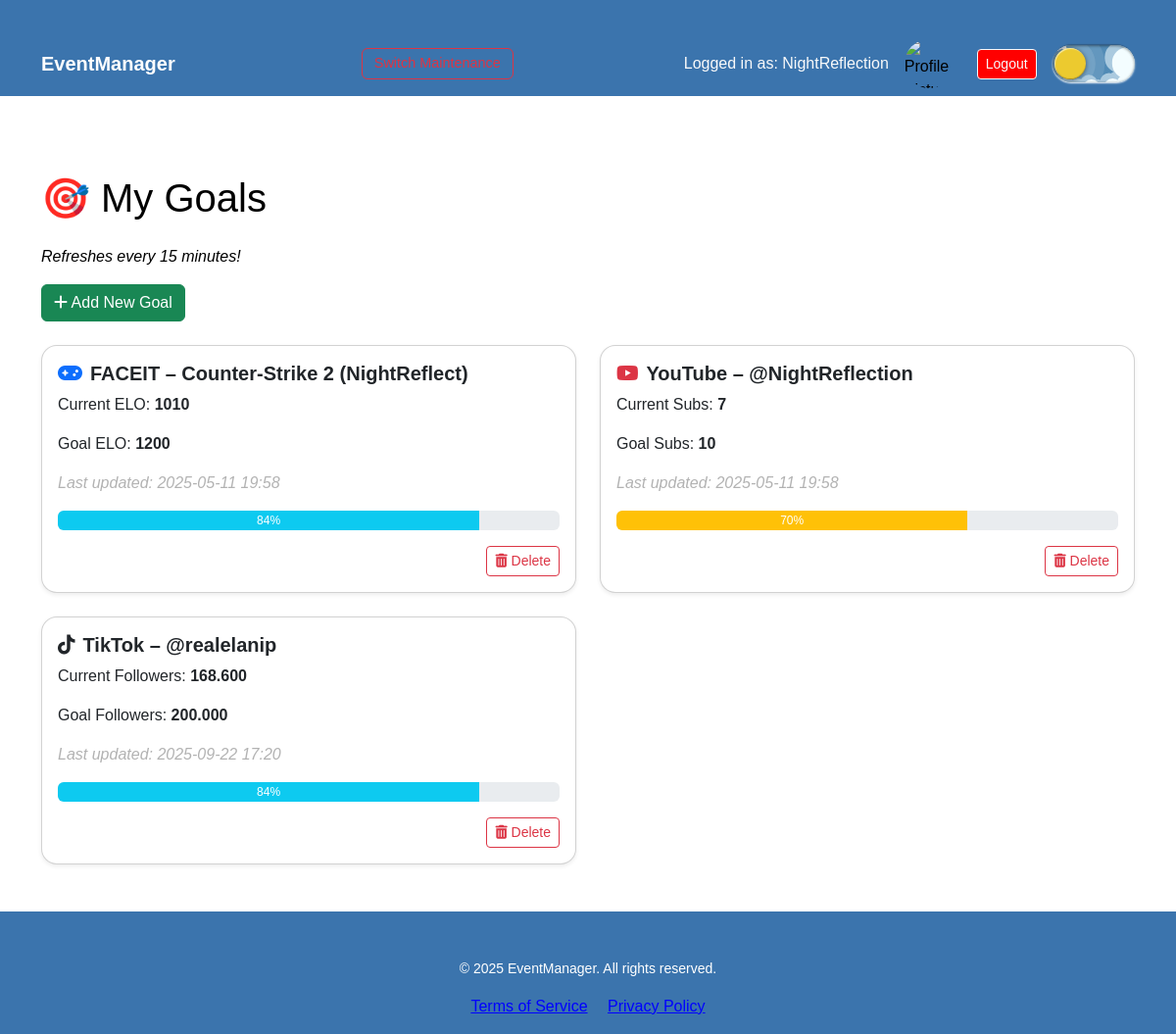
Page /goals (signed in) on the committed database.
### main.py (models this page shows)
class User(db.Model):
    id = db.Column(db.Integer, primary_key=True)
    username = db.Column(db.String(50), unique=False, nullable=False)
    email = db.Column(db.String(100), unique=True, nullable=False)
    password = db.Column(db.String(255), nullable=False)
    phone_number = db.Column(db.String(255), unique=True, nullable=True)
    premium = db.Column(db.Boolean, default=False)
    timezone = db.Column(db.String(50), nullable=True)
    pfp = db.Column(db.LargeBinary, nullable=True)
    role = db.Column(db.String(50), nullable=True)

class Goal(db.Model):
    id = db.Column(db.Integer, primary_key=True)
    nickname = db.Column(db.String(80))
    game = db.Column(db.String(50), nullable=True)
    game_name = db.Column(db.String(50), nullable=True)
    current_elo = db.Column(db.Integer)
    goal_elo = db.Column(db.Integer)
    platform = db.Column(db.String(20))
    custom_name = db.Column(db.String(100), nullable=True)
    last_updated = db.Column(db.DateTime(timezone=True), server_default=db.func.now())
    user_id = db.Column(db.Integer, db.ForeignKey('user.id'), nullable=False)
    user = db.relationship('User', backref=db.backref('goals', lazy=True))
    def progress(self):
        if self.goal_elo == 0:
            return 0
        return min(100, int((self.current_elo / self.goal_elo) * 100))

### main.py (the view, shortened to what this page needs)
@app.route('/goals', methods=['GET', 'POST'])
def goals():
    error = None
    user = User.query.get(session['user_id']) if 'user_id' in session else None
    goals_list = Goal.query.filter_by(user_id=user.id).all() if user else []
    return render_template("goals.html", goals=goals_list, faceit_games=FACEIT_GAMES, user=user)

### main.py (called while the page is built)
@app.context_processor
def inject_user():
    user = None
    if 'user_id' in session:
        user = User.query.get(session['user_id'])
    return dict(user=user)

@app.before_request
def maintenance():
    if request.endpoint in ["toggle_maintenance", "terms_of_service", "privacy_policy"]:
        return
    if not MAINTENANCE_MODE:
        return
    if 'user_id' in session:
        user = User.query.get(session['user_id'])
        if user and user.role == "admin":
            return
    return render_template("maintenance.html"), 503

@app.template_filter('localtime')
def localtime_filter(utc_dt, tz_str):
    if not utc_dt or not tz_str:
        return utc_dt
    try:
        local_dt = utc_dt.replace(tzinfo=ZoneInfo("UTC")).astimezone(ZoneInfo(tz_str))
        return local_dt.strftime('%Y-%m-%d %H:%M')
    except Exception:
        return utc_dt.strftime('%Y-%m-%d %H:%M')

### templates/goals.html (shortened to what this page needs)
{% extends "base.html" %}
{% block content %}
<h1 class="mb-4">🎯 My Goals</h1>
<p><i>Refreshes every 15 minutes!</i></p>
<button class="btn btn-success mb-4" type="button" data-bs-toggle="collapse" data-bs-target="#addGoalForm" aria-expanded="false" aria-controls="addGoalForm">
    <i class="fas fa-plus"></i> Add New Goal
</button>
<div class="row row-cols-1 row-cols-md-2 g-4">
    {% for goal in goals %}
        <div class="col">
            <div class="card shadow-sm">
                <div class="card-body">
                    <h5 class="card-title">
                        {% if goal.platform == 'faceit' %}
                            <i class="fas fa-gamepad me-2 text-primary"></i>FACEIT – {{ goal.game_name }} ({{ goal.nickname }})
                        {% elif goal.platform == 'youtube' %}
                            <i class="fab fa-youtube me-2 text-danger"></i>YouTube – {{ goal.nickname }}
                        {% elif goal.platform == 'tiktok' %}
                            <i class="fab fa-tiktok me-2 text-dark"></i>TikTok – @{{ goal.nickname }}
                        {% elif goal.platform == 'custom' %}
                            <i class="fas fa-bullseye me-2 text-success"></i>{{ goal.custom_name }}
                        {% endif %}
                    </h5>
                    {% if goal.platform == 'faceit' %}
                        <p>Current ELO: <strong>{{ goal.current_elo }}</strong></p>
                        <p>Goal ELO: <strong>{{ goal.goal_elo }}</strong></p>
                    {% elif goal.platform == 'youtube' %}
                        {% if goal.current_elo >= 10000 %}
                            <p>Current Subs: <strong>~{{ "{:,.0f}".format(goal.current_elo).replace(',', '.') }}</strong> <small class="text-muted">(approx.)</small></p>
                        {% else %}
                            <p>Current Subs: <strong>{{ "{:,.0f}".format(goal.current_elo).replace(',', '.') }}</strong></p>
                        {% endif %}
                        <p>Goal Subs: <strong>{{ "{:,.0f}".format(goal.goal_elo).replace(',', '.') }}</strong></p>
                    {% elif goal.platform == 'tiktok' %}
                        <p>Current Followers:
                            {% if goal.current_elo == 1 %}
                                <em>Fetching...</em>
                            {% else %}
                                <strong>{{ "{:,.0f}".format(goal.current_elo).replace(',', '.') }}</strong>
                            {% endif %}
                        </p>
                        <p>Goal Followers: <strong>{{ "{:,.0f}".format(goal.goal_elo).replace(',', '.') }}</strong></p>
                    {% endif %}
                    <p style="color: gray; opacity: 0.6; font-style: italic;">Last updated: {{ goal.last_updated|localtime(user.timezone) }}</p>
                    <div class="progress mb-2" style="height: 1.25rem;">
                        <div class="progress-bar {% if goal.progress() >= 100 %}bg-success{% elif goal.progress() >= 75 %}bg-info{% elif goal.progress() >= 50 %}bg-warning{% else %}bg-danger{% endif %}"
                            role="progressbar"
                            style="width: {{ goal.progress() if goal.progress() is number else 0 }}%;">
                            {{ goal.progress() if goal.progress() is number else 0 }}%
                        </div>
                    </div>
                    <form method="POST" action="{{ url_for('delete_goal', goal_id=goal.id) }}" class="mt-3 text-end">
                        <button type="submit" class="btn btn-outline-danger btn-sm">
                            <i class="fas fa-trash-alt"></i> Delete
                        </button>
                    </form>
                </div>
            </div>
        </div>
    {% endfor %}
</div>
{% endblock %}

### templates/base.html (shortened to what this page needs)
<!DOCTYPE html>
<html lang="en">
  <head>
    <link rel="stylesheet" href="https://cdn.jsdelivr.net/npm/bootstrap@5.3.0/dist/css/bootstrap.min.css" />
    <link rel="stylesheet" href="{{ url_for('static', filename='style.css') }}" />
    <link rel="stylesheet" href="https://cdnjs.cloudflare.com/ajax/libs/font-awesome/5.15.4/css/all.min.css" />
    <link href="https://cdnjs.cloudflare.com/ajax/libs/font-awesome/6.5.0/css/all.min.css" rel="stylesheet" />
    <link rel="stylesheet" href="https://cdnjs.cloudflare.com/ajax/libs/font-awesome/6.5.0/css/all.min.css">
    <link href="https://cdnjs.cloudflare.com/ajax/libs/font-awesome/6.0.0/css/all.min.css" rel="stylesheet">
  </head>
  <body>
    <nav class="navbar navbar-expand-lg navbar-dark bg-dark">
      <div class="container d-flex justify-content-between align-items-center">
        <a class="navbar-brand" href="{{ url_for('home') }}">EventManager</a>
        {% if user and user.role == 'admin' %}
            <a href="{{ url_for('toggle_maintenance') }}" class="btn btn-outline-danger btn-small">Switch Maintenance</a>
        {% endif %}
        <div class="d-flex align-items-center gap-3"> {% if session.get('user_id') and session.get('username')%} <span class="text-light me-3">Logged in as: {{ session['username'] }}</span>
          <img src="{{ url_for('user_pfp', user_id=session['user_id']) }}" alt="Profile Picture" width="50" height="50" style="border-radius:50%; margin-left:-1em; margin-right:0.5em;">
          <a href="{{ url_for('logout') }}" class="btn btn-sm btn-outline-light" style="background-color: red;">Logout</a> {% endif %} <label class="theme-switch" aria-label="Toggle light/dark mode" title="Toggle light/dark mode">
            <div class="theme-switch__container">
              <div class="theme-switch__circle-container">
                <div class="theme-switch__sun-moon-container">
                </div>
                <div class="theme-switch__clouds"></div>
                <div class="theme-switch__stars-container">
                  <i class="fas fa-star" style="font-size: 0.7em; margin-left: 0.3em;"></i>
                </div>
              </div>
            </div>
          </label>
        </div>
      </div>
    </nav>
    <div class="container mt-5"> {% block content %}{% endblock %} </div>
    <footer class="bg-dark text-white mt-5 py-3">
      <div class="container text-center">
        <small>&copy; 2025 EventManager. All rights reserved.</small>
        <div class="mt-2">
          <a href="{{ url_for('terms_of_service') }}" class="me-3 tos_pp">Terms of Service</a>
          <a href="{{ url_for('privacy_policy') }}" class="tos_pp">Privacy Policy</a>
        </div>
      </div>
    </footer>
  </body>
</html>

### static/style.css (style rules this page uses)
body.light-mode { background-color: #f4f4f4; color: black; font-family: Arial, sans-serif; }
body.light-mode .tos_pp { color: blue; }
button { font-size: 1.125em; border-radius: 0.3125em; }
.navbar { margin-bottom: 2em; }
.navbar-brand { font-weight: bold; }
.container { margin-top: 2em; }
.card { transition: transform 0.2s ease-in-out, box-shadow 0.2s; border-radius: 1em; }
.card-title { font-size: 1.25rem; font-weight: bold; cursor: pointer; text-decoration: none; }

### rows in the picture
User: username "NightReflection"
Goal: game_name "Counter-Strike 2", nickname "NightReflect", current_elo "1010", goal_elo "1200", last_updated "2025-05-11 19:58", goal_elo+current_elo "84"
Goal: nickname "@NightReflection", current_elo "7", goal_elo "10", last_updated "2025-05-11 19:58", goal_elo+current_elo "70"
Goal: nickname "realelanip", current_elo "168.600", goal_elo "200.000", last_updated "2025-09-22 17:20", goal_elo+current_elo "84"
